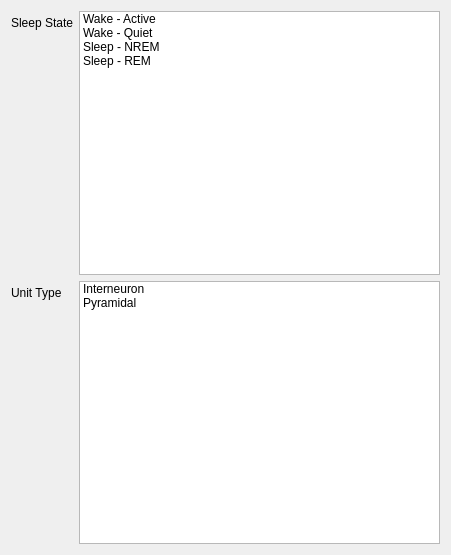
<?xml version="1.0" encoding="UTF-8"?>
<ui version="4.0">
 <class>Form</class>
 <widget class="QWidget" name="Form">
  <property name="geometry">
   <rect>
    <x>0</x>
    <y>0</y>
    <width>451</width>
    <height>555</height>
   </rect>
  </property>
  <property name="windowTitle">
   <string>Form</string>
  </property>
  <layout class="QVBoxLayout" name="verticalLayout">
   <item>
    <layout class="QFormLayout" name="formLayout">
     <item row="0" column="0">
      <widget class="QLabel" name="sleepStateLabel">
       <property name="text">
        <string>Sleep State</string>
       </property>
      </widget>
     </item>
     <item row="0" column="1">
      <widget class="QListWidget" name="listWidget">
       <property name="selectionMode">
        <enum>QAbstractItemView::MultiSelection</enum>
       </property>
       <property name="flow">
        <enum>QListView::TopToBottom</enum>
       </property>
       <property name="resizeMode">
        <enum>QListView::Fixed</enum>
       </property>
       <property name="uniformItemSizes">
        <bool>true</bool>
       </property>
       <item>
        <property name="text">
         <string>Wake - Active</string>
        </property>
       </item>
       <item>
        <property name="text">
         <string>Wake - Quiet</string>
        </property>
       </item>
       <item>
        <property name="text">
         <string>Sleep - NREM</string>
        </property>
       </item>
       <item>
        <property name="text">
         <string>Sleep - REM</string>
        </property>
       </item>
      </widget>
     </item>
     <item row="1" column="0">
      <widget class="QLabel" name="label">
       <property name="text">
        <string>Unit Type</string>
       </property>
      </widget>
     </item>
     <item row="1" column="1">
      <widget class="QListWidget" name="listWidget_2">
       <item>
        <property name="text">
         <string>Interneuron</string>
        </property>
       </item>
       <item>
        <property name="text">
         <string>Pyramidal</string>
        </property>
       </item>
      </widget>
     </item>
    </layout>
   </item>
  </layout>
 </widget>
 <resources/>
 <connections/>
</ui>
